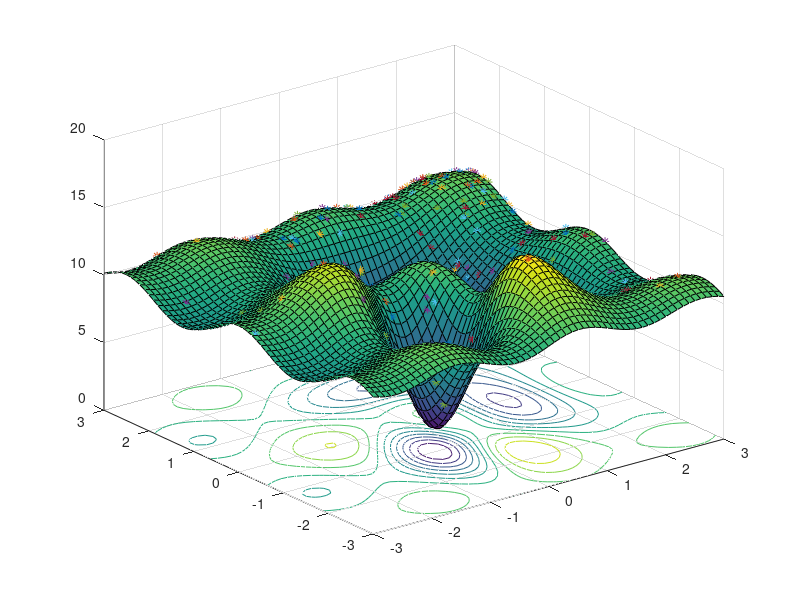
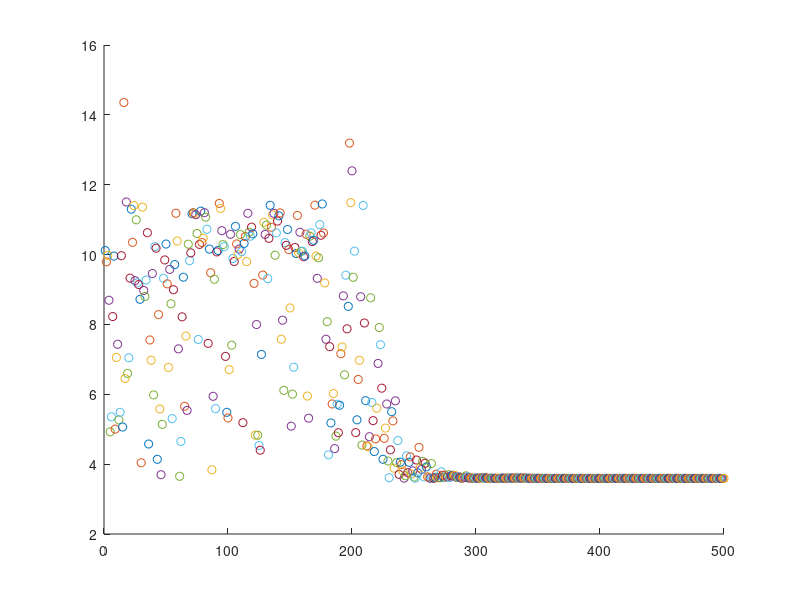
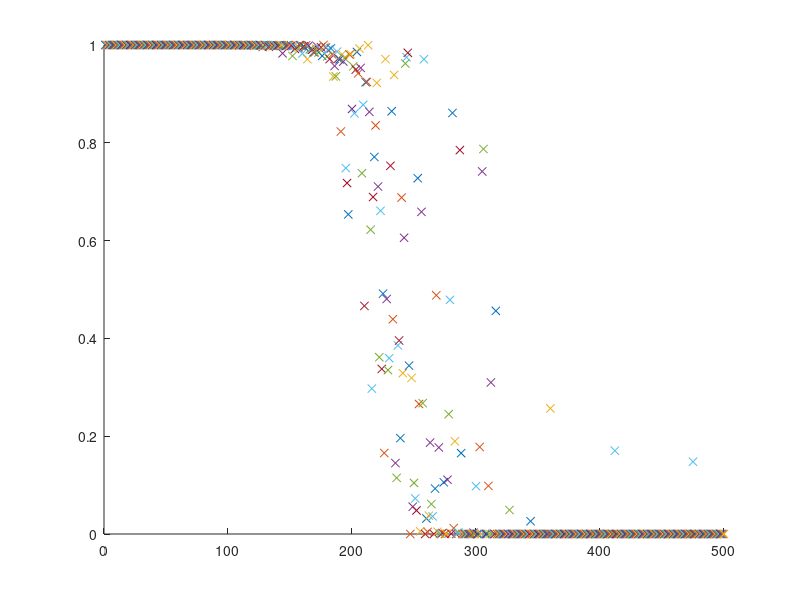

Source code (MATLAB) for these figures, in order:
close all
clear all
clc
%algoritmo de buúsqueda global
%DEFINIMOS EL DOMINIO DE LOS PARÁMETROS
dm1=0.1;
dm2=0.1;
m1=[-3:dm1:3];
m2=[-3:dm2:3];
[M1 M2]=meshgrid(m1,m2);
%DEFINIMOS LA SUPERFICIE DE COSTO (DOMINIO DE LOS PARÁMETROS)
Z1=6*(M1/6-M1.^3-M2.^5).*exp(-(M1-1/2).^2-M2.^2);
Z2=2*exp(-(M1+1).^2-M2.^2);
Z3=-6*(1-M1).^2.*exp(-(2*M1.^2)-(M2+1).^2);
Z4=1/2*sin(3*M1)+cos(5/2*M2);
E=Z1+Z2+Z3+Z4+10;
figure(1)
surfc(M1,M2,E)
%PROPONEMOS UN MODELO INICIAL
mi=[-1.6;0.6];
%evalueamos en el PD y calculamos el error
Z1=6*(mi(1)/6-mi(1).^3-mi(2).^5).*exp(-(mi(1)-1/2).^2-mi(2).^2);
Z2=2*exp(-(mi(1)+1).^2-mi(2).^2);
Z3=-6*(1-mi(1)).^2.*exp(-(2*mi(1).^2)-(mi(2)+1).^2);
Z4=1/2*sin(3*mi(1))+cos(5/2*mi(2));
Ei=Z1+Z2+Z3+Z4+10;
hold on
plot3(mi(1),mi(2),Ei,'*k')
%PARAMETROS DEL ALGORITMO DE INVERSIÓN
itermax=500;
TOL=2;
NP=2;
AMP=[0.5,0.5];
k=0;
mp=mi;
Ep=Ei;
%ciclos termodinamos
Ti = 1000000;
Tf = 0.0000001;
% reduccion de temperatura
RT=(Tf/Ti)^(1/itermax);
CT=8;
mopt=mi;
Eopt=Ei;
while(k<itermax && TOL<Ei)%ciclo externo
k=k+1
for c2=1:CT%ciclo intermedio que evalua la calidad de a sol
for c1=1:NP%ciclo interno en función del número de prámetros
a=(rand*2-1)*AMP(c1);
mp(c1)=mi(c1)+a;
% acotamos el espacio de los parametros o de las soluciones
if mp(c1)<-3
    mp(c1)=3;
end
if mp(c1)>3
    mp(c1)=3;
end

%evaluamos el error del modelo
Z1=6*(mp(1)/6-mp(1).^3-mp(2).^5).*exp(-(mp(1)-1/2).^2-mp(2).^2);
Z2=2*exp(-(mp(1)+1).^2-mp(2).^2);
Z3=-6*(1-mp(1)).^2.*exp(-(2*mp(1).^2)-(mp(2)+1).^2);
Z4=1/2*sin(3*mp(1))+cos(5/2*mp(2));
Ep=Z1+Z2+Z3+Z4+10;
if Ep < Ei%aceptamos incondicionalmente el modelo
mi(c1)=mp(c1);
Ei=Ep;
if Ep<Eopt
mopt=mp;
Eopt=Ep;
end
else%le damos una oportunidad al modelo condicional
DP=exp(-(Ep-Ei)/Ti);
a=rand;
if a<DP
mi(c1)=mp(c1);
Ei=Ep;
else

mp(c1)=mi(c1);
end
end
end%fin del ciclo interno
end%cilo itermedio
figure(1)
plot3(mi(1),mi(2),Ei,'*')
figure(2)
hold on
plot(k,Ei,'o')
Ti = Ti*RT
% curva de distribucion de probabilidad
figure(3) 
hold on 
plot(k,DP,'x')
end%fin del ciclo externo



% cuadros de exploracion y de optimizacion, si no se encuentra la mejor
% configuracion en la tercera parte es muy poco probable que la encuentes
% despues entonces con eso se debe de converger en las iteraciones.


% p = 500 + 50x + 5x^2 + 0.5x^3
